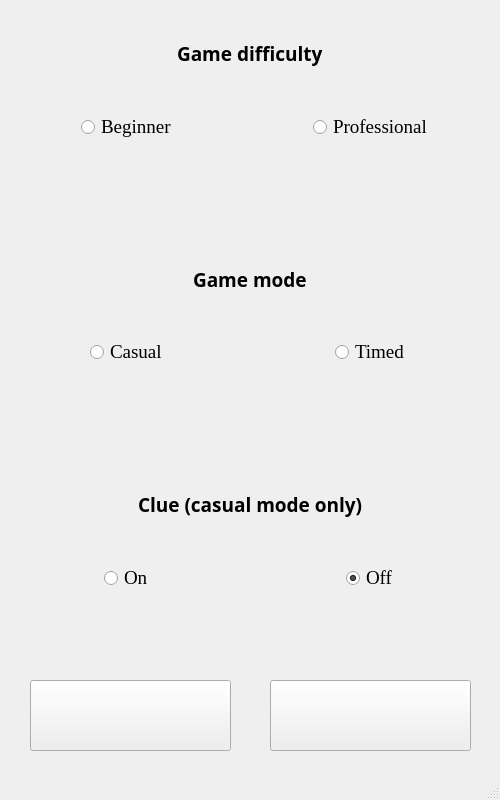
<?xml version="1.0" encoding="UTF-8"?>
<ui version="4.0">
 <class>MinesweeperSettings</class>
 <widget class="QMainWindow" name="MinesweeperSettings">
  <property name="geometry">
   <rect>
    <x>0</x>
    <y>0</y>
    <width>500</width>
    <height>800</height>
   </rect>
  </property>
  <property name="windowTitle">
   <string>Minesweeper</string>
  </property>
  <widget class="QWidget" name="centralwidget">
   <widget class="QWidget" name="verticalLayoutWidget">
    <property name="geometry">
     <rect>
      <x>10</x>
      <y>0</y>
      <width>481</width>
      <height>671</height>
     </rect>
    </property>
    <layout class="QVBoxLayout" name="verticalLayout">
     <item alignment="Qt::AlignHCenter">
      <widget class="QLabel" name="label_game_difficulty">
       <property name="font">
        <font>
         <family>Arial Black</family>
         <pointsize>14</pointsize>
         <weight>75</weight>
         <bold>true</bold>
        </font>
       </property>
       <property name="autoFillBackground">
        <bool>false</bool>
       </property>
       <property name="text">
        <string>Game difficulty</string>
       </property>
      </widget>
     </item>
     <item>
      <layout class="QHBoxLayout" name="horizontalLayout">
       <item alignment="Qt::AlignHCenter|Qt::AlignTop">
        <widget class="QRadioButton" name="beginner_radiobutton">
         <property name="font">
          <font>
           <family>Times New Roman</family>
           <pointsize>14</pointsize>
          </font>
         </property>
         <property name="autoFillBackground">
          <bool>false</bool>
         </property>
         <property name="text">
          <string>Beginner</string>
         </property>
         <property name="checked">
          <bool>true</bool>
         </property>
        </widget>
       </item>
       <item alignment="Qt::AlignHCenter|Qt::AlignTop">
        <widget class="QRadioButton" name="professional_radiobutton">
         <property name="font">
          <font>
           <family>Times New Roman</family>
           <pointsize>14</pointsize>
          </font>
         </property>
         <property name="autoFillBackground">
          <bool>false</bool>
         </property>
         <property name="text">
          <string>Professional</string>
         </property>
        </widget>
       </item>
      </layout>
     </item>
     <item alignment="Qt::AlignHCenter">
      <widget class="QLabel" name="label_game_mode">
       <property name="font">
        <font>
         <family>Arial Black</family>
         <pointsize>14</pointsize>
         <weight>75</weight>
         <bold>true</bold>
        </font>
       </property>
       <property name="autoFillBackground">
        <bool>false</bool>
       </property>
       <property name="text">
        <string>Game mode</string>
       </property>
      </widget>
     </item>
     <item>
      <layout class="QHBoxLayout" name="horizontalLayout_3">
       <item alignment="Qt::AlignHCenter|Qt::AlignTop">
        <widget class="QRadioButton" name="casual_radiobutton">
         <property name="font">
          <font>
           <family>Times New Roman</family>
           <pointsize>14</pointsize>
          </font>
         </property>
         <property name="autoFillBackground">
          <bool>false</bool>
         </property>
         <property name="text">
          <string>Casual</string>
         </property>
         <property name="checked">
          <bool>true</bool>
         </property>
        </widget>
       </item>
       <item alignment="Qt::AlignHCenter|Qt::AlignTop">
        <widget class="QRadioButton" name="timed_radiobutton">
         <property name="font">
          <font>
           <family>Times New Roman</family>
           <pointsize>14</pointsize>
          </font>
         </property>
         <property name="autoFillBackground">
          <bool>false</bool>
         </property>
         <property name="text">
          <string>Timed</string>
         </property>
        </widget>
       </item>
      </layout>
     </item>
     <item alignment="Qt::AlignHCenter">
      <widget class="QLabel" name="label_promt">
       <property name="font">
        <font>
         <family>Arial Black</family>
         <pointsize>14</pointsize>
         <weight>75</weight>
         <bold>true</bold>
        </font>
       </property>
       <property name="autoFillBackground">
        <bool>false</bool>
       </property>
       <property name="text">
        <string>Clue (casual mode only)</string>
       </property>
      </widget>
     </item>
     <item>
      <layout class="QHBoxLayout" name="horizontalLayout_5">
       <item alignment="Qt::AlignHCenter|Qt::AlignTop">
        <widget class="QRadioButton" name="clue_on_radiobutton">
         <property name="font">
          <font>
           <family>Times New Roman</family>
           <pointsize>14</pointsize>
          </font>
         </property>
         <property name="text">
          <string>On</string>
         </property>
         <property name="checked">
          <bool>false</bool>
         </property>
        </widget>
       </item>
       <item alignment="Qt::AlignHCenter|Qt::AlignTop">
        <widget class="QRadioButton" name="clue_off_radiobutton">
         <property name="font">
          <font>
           <family>Times New Roman</family>
           <pointsize>14</pointsize>
          </font>
         </property>
         <property name="text">
          <string>Off</string>
         </property>
         <property name="checked">
          <bool>true</bool>
         </property>
        </widget>
       </item>
      </layout>
     </item>
    </layout>
   </widget>
   <widget class="QPushButton" name="to_menu_button">
    <property name="geometry">
     <rect>
      <x>30</x>
      <y>680</y>
      <width>201</width>
      <height>71</height>
     </rect>
    </property>
    <property name="text">
     <string/>
    </property>
   </widget>
   <widget class="QPushButton" name="apply_settings_button">
    <property name="geometry">
     <rect>
      <x>270</x>
      <y>680</y>
      <width>201</width>
      <height>71</height>
     </rect>
    </property>
    <property name="text">
     <string/>
    </property>
   </widget>
  </widget>
  <widget class="QMenuBar" name="menubar">
   <property name="geometry">
    <rect>
     <x>0</x>
     <y>0</y>
     <width>500</width>
     <height>21</height>
    </rect>
   </property>
  </widget>
  <widget class="QStatusBar" name="statusbar"/>
 </widget>
 <resources/>
 <connections/>
</ui>
